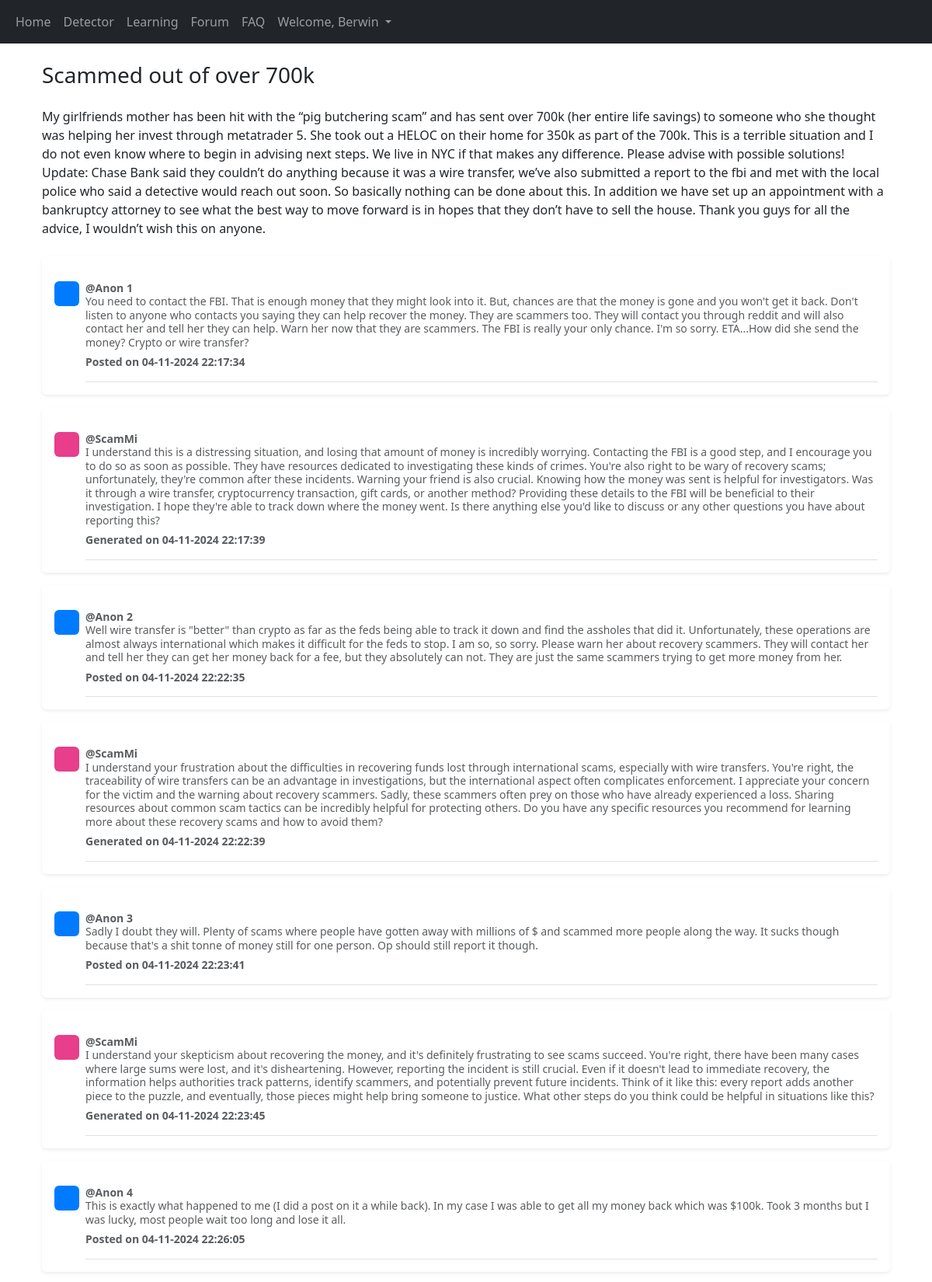
Screenshot of /forum/Scam/1 (signed in, upper part) with the database file from the repository.
### website/models.py (models this page shows)
class User(db.Model, UserMixin):
    id = db.Column(db.Integer, primary_key=True)
    email = db.Column(db.String (150), unique=True)
    password = db.Column(db.String (150))
    first_name = db.Column(db.String (150))
    scam = db.relationship('Scams')

class Thread (db.Model):
    id = db.Column(db.Integer, primary_key=True)
    title = db.Column(db.String(150), unique=True, nullable=False)
    description = db.Column(db.String, nullable=False)
    topic_title = db.Column(db.String, db.ForeignKey ('topic.title'))
    comment = db.relationship ('Comment')

class Comment (db.Model):
    id = db.Column(db.Integer, primary_key=True)
    comment = db.Column (db.String, nullable=False)
    thread_id = db.Column (db.Integer, db.ForeignKey('thread.id'))
    date = db.Column(db.DateTime, default=datetime.now)
    gemini_comment = db.relationship('GeminiComment')

class GeminiComment (db.Model):
    id = db.Column(db.Integer, primary_key=True)
    response = db.Column (db.String, nullable=False)
    thread_id = db.Column (db.Integer)
    date = db.Column(db.DateTime, default=datetime.now)
    comment_id = db.Column(db.Integer, db.ForeignKey ('comment.id'))

### website/pages/forum.py (the view, shortened to what this page needs)
@forum_page.route ('/forum/<title>/<int:thread_id>', methods = ['GET', 'POST'])
@login_required
def comment (title, thread_id):
    topic = Topic.query.get(title)
    thread = Thread.query.get(thread_id)
    comments = Comment.query.filter_by (thread_id=thread_id).all ()
    gemini_replies  = GeminiComment.query.filter_by (thread_id=thread_id).all ()
    return render_template ("forum_comment.html",
                            user=current_user,
                            topic=topic,
                            thread=thread,
                            comments=comments,
                            gemini_replies=gemini_replies)

### website/templates/forum_comment.html (shortened to what this page needs)
{% extends "base/base.html" %}  {% block content%}
<head>
</head>
<div class="container">
  <h1 class="fs-3 my-4">{{thread.title}}</h1>
  <p class="fs-6 my-4">{{thread.description}}</p>
  {% for comment in comments%}
  <div class="my-3 p-3 bg-body rounded shadow-sm">
    <div class="d-flex text-muted pt-3">
      <svg
        class="bd-placeholder-img flex-shrink-0 me-2 rounded"
        width="32"
        height="32"
        xmlns="http://www.w3.org/2000/svg"
        role="img"
        aria-label="Placeholder: 32x32"
        preserveAspectRatio="xMidYMid slice"
        focusable="false"
      >
        <text x="50%" y="50%" fill="#007bff" dy=".3em">32x32</text>
      </svg>
      <p class="pb-2 mb-0 small lh-sm border-bottom">
        <strong class="d-block text-gray-dark"> @Anon {{comment.id}} </strong>
        {{comment.comment}}
        <strong class="d-block text-gray-dark my-2">
          Posted on {{comment.date.strftime ("%d-%m-%Y %H:%M:%S")}}
        </strong>
      </p>
    </div>
  </div>
  {% for reply in gemini_replies %} {% if reply.id == comment.id %}
  <div class="my-3 p-3 bg-body rounded shadow-sm">
    <div class="d-flex text-muted pt-3">
      <svg
        class="bd-placeholder-img flex-shrink-0 me-2 rounded"
        width="32"
        height="32"
        xmlns="http://www.w3.org/2000/svg"
        role="img"
        aria-label="Placeholder: 32x32"
        preserveAspectRatio="xMidYMid slice"
        focusable="false"
      >
        <text x="50%" y="50%" fill="#e83e8c" dy=".3em">32x32</text>
      </svg>
      <p class="pb-2 mb-0 small lh-sm border-bottom">
        <strong class="d-block text-gray-dark"> @ScamMi</strong>
        {{reply.response}}
        <strong class="d-block text-gray-dark my-2">
          Generated on {{reply.date.strftime ("%d-%m-%Y %H:%M:%S")}}</strong
        >
      </p>
    </div>
  </div>
  {% endif %} {% endfor %} {% endfor %}
  <br />
</div>
{% endblock %}

### website/templates/base/base.html (shortened to what this page needs)
<!DOCTYPE html>
<html>
  <head>
    <link
      href="https://cdn.jsdelivr.net/npm/bootstrap@5.3.3/dist/css/bootstrap.min.css"
      rel="stylesheet"
    />
  </head>
  {% if user.is_authenticated %}
  <nav class="navbar navbar-expand-lg navbar-dark bg-dark">
    <div class="container-fluid">
      <div class="collapse navbar-collapse" id="navbarSupportedContent">
        <ul class="navbar-nav me-auto mb-2 mb-lg-0">
          <li class="nav-item">
            <a class="nav-link" id="home" aria-current="page" href="/">Home</a>
          </li>
          <li class="nav-item">
            <a class="nav-link" id="detector" href="/detector">Detector</a>
          </li>
          <li class="nav-item">
            <a class="nav-link" id="learning" href="/learning">Learning</a>
          </li>
          <li class="nav-item">
            <a class="nav-link" id="forum" href="/forum">Forum</a>
          </li>
          <li class="nav-item">
            <a class="nav-link" id="faq" href="/faq">FAQ</a>
          </li>
          <li class="nav-item dropdown">
            <a
              class="nav-link dropdown-toggle"
              href="#"
              role="button"
              data-bs-toggle="dropdown"
              aria-expanded="false"
            >
              Welcome, {{user.first_name}}
            </a>
          </li>
        </ul>
      </div>
    </div>
  </nav>
  {% endif %}
  <body class="d-flex flex-column min-vh-100">
    <div class="container">{% block content%} {% endblock %}</div>
  </body>
</html>

### rows the page displays
User: first_name "Berwin"
Thread: title "Scammed out of over 700k", description "My girlfriends mother has been hit with the “pig butchering scam” and has sent over 700k (her entire life savings) to someone who she thought was helping her invest through metatrader 5. She took out a HELOC on their home for 350k as part of the 700k. This is a terrible situation and I do not even know where to begin in advising next steps. We live in NYC if that makes any difference. Please advise with possible solutions! Update: Chase Bank said they couldn’t do anything because it was a wire transfer, we’ve also submitted a report to the fbi and met with the local police who said a detective would reach out soon. So basically nothing can be done about this. In addition we have set up an…"
Comment: id "1", comment "You need to contact the FBI. That is enough money that they might look into it. But, chances are that the money is gone and you won't get it back. Don't listen to anyone who contacts you saying they can help recover the money. They are scammers too. They will contact you through reddit and will also contact her and tell her they can help. Warn her now that they are scammers. The FBI is really your only chance. I'm so sorry. ETA...How did she send the money? Crypto or wire transfer?", date "04-11-2024 22:17:34"
GeminiComment: response "I understand this is a distressing situation, and losing that amount of money is incredibly worrying. Contacting the FBI is a good step, and I encourage you to do so as soon as possible. They have resources dedicated to investigating these kinds of crimes. You're also right to be wary of recovery scams; unfortunately, they're common after these incidents. Warning your friend is also crucial. Knowing how the money was sent is helpful for investigators. Was it through a wire transfer, cryptocurrency transaction, gift cards, or another method? Providing these details to the FBI will be beneficial to their investigation. I hope they're able to track down where the money went. Is there anything…", date "04-11-2024 22:17:39"
Comment: id "2", comment "Well wire transfer is \"better\" than crypto as far as the feds being able to track it down and find the assholes that did it. Unfortunately, these operations are almost always international which makes it difficult for the feds to stop. I am so, so sorry. Please warn her about recovery scammers. They will contact her and tell her they can get her money back for a fee, but they absolutely can not. They are just the same scammers trying to get more money from her.", date "04-11-2024 22:22:35"
GeminiComment: response "I understand your frustration about the difficulties in recovering funds lost through international scams, especially with wire transfers. You're right, the traceability of wire transfers can be an advantage in investigations, but the international aspect often complicates enforcement. I appreciate your concern for the victim and the warning about recovery scammers. Sadly, these scammers often prey on those who have already experienced a loss. Sharing resources about common scam tactics can be incredibly helpful for protecting others. Do you have any specific resources you recommend for learning more about these recovery scams and how to avoid them?", date "04-11-2024 22:22:39"
Comment: id "3", comment "Sadly I doubt they will. Plenty of scams where people have gotten away with millions of $ and scammed more people along the way. It sucks though because that's a shit tonne of money still for one person. Op should still report it though.", date "04-11-2024 22:23:41"
GeminiComment: response "I understand your skepticism about recovering the money, and it's definitely frustrating to see scams succeed. You're right, there have been many cases where large sums were lost, and it's disheartening. However, reporting the incident is still crucial. Even if it doesn't lead to immediate recovery, the information helps authorities track patterns, identify scammers, and potentially prevent future incidents. Think of it like this: every report adds another piece to the puzzle, and eventually, those pieces might help bring someone to justice. What other steps do you think could be helpful in situations like this?", date "04-11-2024 22:23:45"
Comment: id "4", comment "This is exactly what happened to me (I did a post on it a while back). In my case I was able to get all my money back which was $100k. Took 3 months but I was lucky, most people wait too long and lose it all.", date "04-11-2024 22:26:05"
